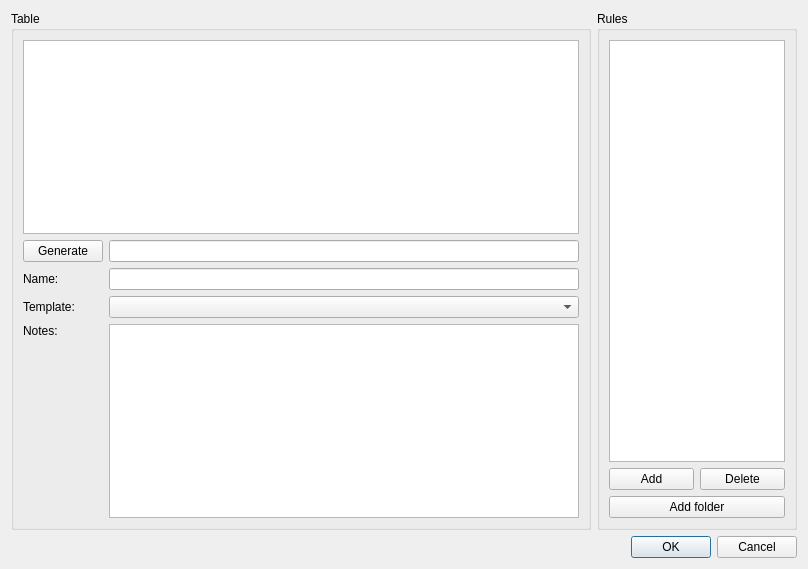
<?xml version="1.0" encoding="UTF-8"?>
<ui version="4.0">
 <class>Dialog</class>
 <widget class="QDialog" name="Dialog">
  <property name="geometry">
   <rect>
    <x>0</x>
    <y>0</y>
    <width>808</width>
    <height>569</height>
   </rect>
  </property>
  <property name="windowTitle">
   <string>Edit Table</string>
  </property>
  <layout class="QGridLayout" name="gridLayout">
   <item row="6" column="1">
    <widget class="QGroupBox" name="rulesGrid">
     <property name="maximumSize">
      <size>
       <width>200</width>
       <height>16777215</height>
      </size>
     </property>
     <property name="title">
      <string>Rules</string>
     </property>
     <layout class="QGridLayout" name="gridLayout_3">
      <item row="1" column="0">
       <widget class="QPushButton" name="addBtn">
        <property name="text">
         <string>Add</string>
        </property>
       </widget>
      </item>
      <item row="1" column="1">
       <widget class="QPushButton" name="deleteBtn">
        <property name="text">
         <string>Delete</string>
        </property>
       </widget>
      </item>
      <item row="2" column="0" colspan="2">
       <widget class="QPushButton" name="folderBtn">
        <property name="text">
         <string>Add folder</string>
        </property>
       </widget>
      </item>
      <item row="0" column="0" colspan="2">
       <widget class="QTreeView" name="treeView">
        <attribute name="headerDefaultSectionSize">
         <number>0</number>
        </attribute>
       </widget>
      </item>
     </layout>
    </widget>
   </item>
   <item row="8" column="0" colspan="2">
    <widget class="QDialogButtonBox" name="buttonBox">
     <property name="orientation">
      <enum>Qt::Horizontal</enum>
     </property>
     <property name="standardButtons">
      <set>QDialogButtonBox::Cancel|QDialogButtonBox::Ok</set>
     </property>
    </widget>
   </item>
   <item row="6" column="0">
    <widget class="QGroupBox" name="tableGrid">
     <property name="title">
      <string>Table</string>
     </property>
     <layout class="QGridLayout" name="gridLayout_2">
      <item row="6" column="0">
       <widget class="QLabel" name="nameLbl">
        <property name="text">
         <string>Name:</string>
        </property>
       </widget>
      </item>
      <item row="8" column="1">
       <widget class="QTextEdit" name="notes"/>
      </item>
      <item row="2" column="0" colspan="2">
       <widget class="QTableWidget" name="table"/>
      </item>
      <item row="8" column="0">
       <widget class="QLabel" name="rulesLbl">
        <property name="text">
         <string>Notes:</string>
        </property>
        <property name="alignment">
         <set>Qt::AlignLeading|Qt::AlignLeft|Qt::AlignTop</set>
        </property>
       </widget>
      </item>
      <item row="7" column="0">
       <widget class="QLabel" name="templateLbl">
        <property name="text">
         <string>Template:</string>
        </property>
       </widget>
      </item>
      <item row="7" column="1">
       <widget class="QComboBox" name="templates"/>
      </item>
      <item row="6" column="1">
       <widget class="QLineEdit" name="name"/>
      </item>
      <item row="3" column="1">
       <widget class="QLineEdit" name="example"/>
      </item>
      <item row="3" column="0">
       <widget class="QPushButton" name="generateBtn">
        <property name="text">
         <string>Generate</string>
        </property>
       </widget>
      </item>
     </layout>
    </widget>
   </item>
  </layout>
 </widget>
 <resources/>
 <connections>
  <connection>
   <sender>buttonBox</sender>
   <signal>accepted()</signal>
   <receiver>Dialog</receiver>
   <slot>accept()</slot>
   <hints>
    <hint type="sourcelabel">
     <x>248</x>
     <y>254</y>
    </hint>
    <hint type="destinationlabel">
     <x>157</x>
     <y>274</y>
    </hint>
   </hints>
  </connection>
  <connection>
   <sender>buttonBox</sender>
   <signal>rejected()</signal>
   <receiver>Dialog</receiver>
   <slot>reject()</slot>
   <hints>
    <hint type="sourcelabel">
     <x>316</x>
     <y>260</y>
    </hint>
    <hint type="destinationlabel">
     <x>286</x>
     <y>274</y>
    </hint>
   </hints>
  </connection>
 </connections>
</ui>
